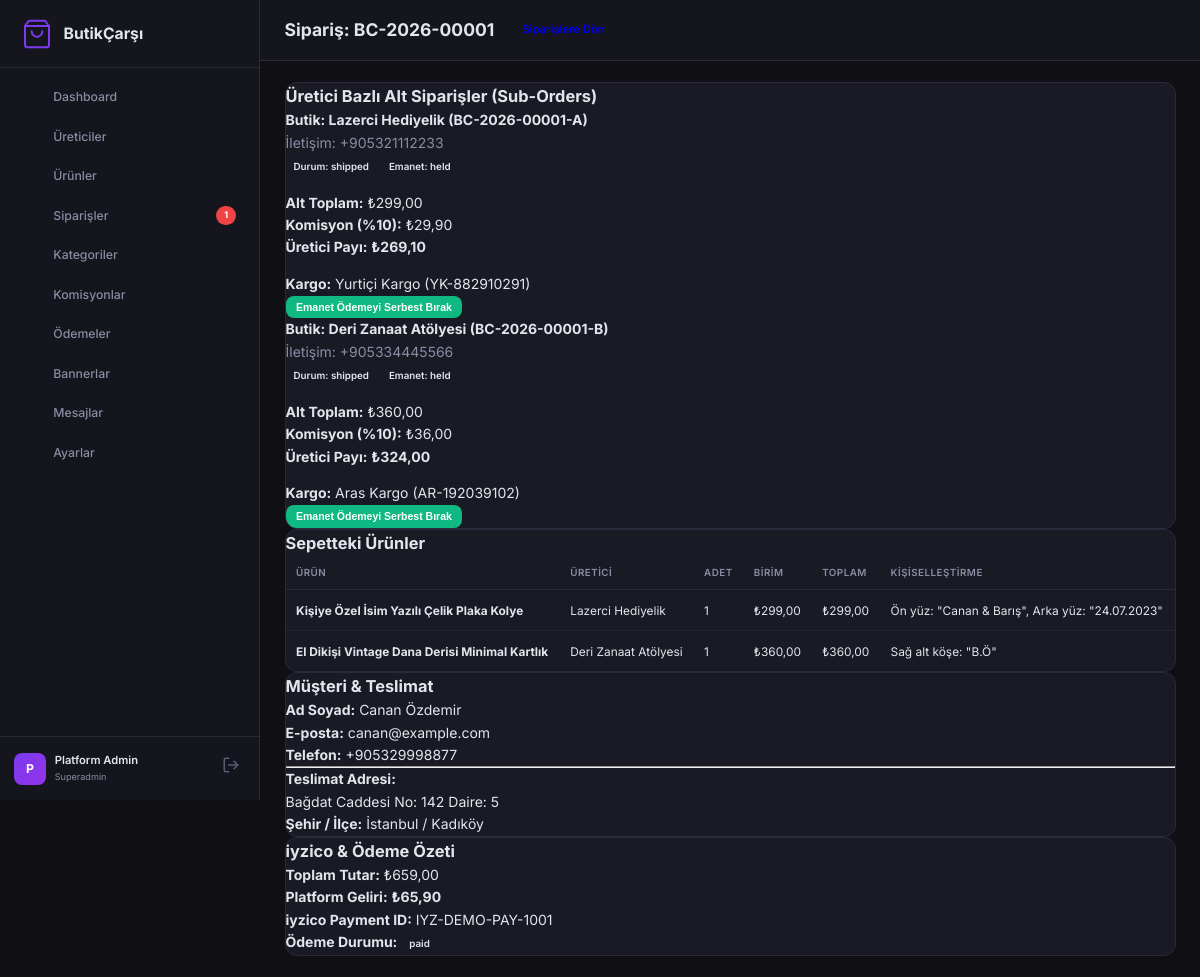
The page /panel/admin/order-detail.php?id=1 (signed in) on the database its author committed.
### tables this page shows
CREATE TABLE IF NOT EXISTS orders (
    id INT AUTO_INCREMENT PRIMARY KEY,
    order_number VARCHAR(50) NOT NULL UNIQUE,
    customer_name VARCHAR(255) NOT NULL,
    customer_email VARCHAR(255) NOT NULL,
    customer_phone VARCHAR(50),
    customer_note TEXT,
    shipping_address TEXT NOT NULL,
    shipping_city VARCHAR(100),
    shipping_district VARCHAR(100),
    shipping_zip VARCHAR(20),
    billing_address TEXT,
    subtotal DECIMAL(10,2) NOT NULL,
    shipping_total DECIMAL(10,2) DEFAULT 0,
    commission_total DECIMAL(10,2) DEFAULT 0,
    discount_total DECIMAL(10,2) DEFAULT 0,
    grand_total DECIMAL(10,2) NOT NULL,
    currency VARCHAR(3) DEFAULT 'TRY',
    iyzico_payment_id VARCHAR(100),
    iyzico_conversation_id VARCHAR(100),
    iyzico_fraud_status VARCHAR(50),
    iyzico_token VARCHAR(255),
    status ENUM('pending','paid','processing','partially_shipped','shipped','delivered','cancelled','refunded') DEFAULT 'pending',
    payment_status ENUM('pending','paid','failed','refunded','held') DEFAULT 'pending',
    ip_address VARCHAR(45),
    created_at TIMESTAMP DEFAULT CURRENT_TIMESTAMP,
    updated_at TIMESTAMP DEFAULT CURRENT_TIMESTAMP ON UPDATE CURRENT_TIMESTAMP,
    INDEX idx_order_status (status),
    INDEX idx_order_payment (payment_status),
    INDEX idx_order_date (created_at)
);

CREATE TABLE IF NOT EXISTS order_sub_orders (
    id INT AUTO_INCREMENT PRIMARY KEY,
    order_id INT NOT NULL,
    producer_id INT NOT NULL,
    sub_order_number VARCHAR(50) NOT NULL,
    subtotal DECIMAL(10,2) NOT NULL,
    shipping_cost DECIMAL(10,2) DEFAULT 0,
    commission_amount DECIMAL(10,2) NOT NULL,
    producer_earning DECIMAL(10,2) NOT NULL,
    shipping_provider VARCHAR(100),
    tracking_number VARCHAR(100),
    shipped_at TIMESTAMP NULL,
    delivered_at TIMESTAMP NULL,
    status ENUM('pending','processing','shipped','delivered','cancelled','refunded') DEFAULT 'pending',
    payout_status ENUM('held','released','paid','disputed') DEFAULT 'held',
    payout_released_at TIMESTAMP NULL,
    payout_paid_at TIMESTAMP NULL,
    producer_notified_at TIMESTAMP NULL,
    customer_notified_at TIMESTAMP NULL,
    created_at TIMESTAMP DEFAULT CURRENT_TIMESTAMP,
    updated_at TIMESTAMP DEFAULT CURRENT_TIMESTAMP ON UPDATE CURRENT_TIMESTAMP,
    FOREIGN KEY (order_id) REFERENCES orders(id) ON DELETE CASCADE,
    FOREIGN KEY (producer_id) REFERENCES producers(id) ON DELETE CASCADE,
    UNIQUE KEY uq_sub_order (order_id, producer_id),
    INDEX idx_suborder_producer (producer_id),
    INDEX idx_suborder_payout (payout_status)
);

CREATE TABLE IF NOT EXISTS producers (
    id INT AUTO_INCREMENT PRIMARY KEY,
    slug VARCHAR(255) NOT NULL UNIQUE,
    brand_name VARCHAR(255) NOT NULL,
    owner_name VARCHAR(255) NOT NULL,
    email VARCHAR(255) NOT NULL UNIQUE,
    phone VARCHAR(50),
    password_hash VARCHAR(255) NOT NULL,
    description TEXT,
    logo_url VARCHAR(500),
    cover_image_url VARCHAR(500),
    city VARCHAR(100),
    district VARCHAR(100),
    instagram_url VARCHAR(500),
    instagram_handle VARCHAR(100),
    tiktok_url VARCHAR(500),
    youtube_url VARCHAR(500),
    website_url VARCHAR(500),
    iban VARCHAR(50),
    bank_name VARCHAR(100),
    tax_number VARCHAR(20),
    tax_office VARCHAR(100),
    identity_number VARCHAR(11),
    iyzico_sub_merchant_key VARCHAR(255),
    iyzico_sub_merchant_type ENUM('PERSONAL','PRIVATE_COMPANY','LIMITED_OR_JOINT_STOCK_COMPANY') DEFAULT 'PERSONAL',
    status ENUM('pending','approved','suspended','rejected') DEFAULT 'pending',
    approval_note TEXT,
    commission_rate DECIMAL(5,2) DEFAULT 10.00,
    is_featured TINYINT(1) DEFAULT 0,
    sort_order INT DEFAULT 0,
    notify_email TINYINT(1) DEFAULT 1,
    notify_whatsapp TINYINT(1) DEFAULT 1,
    whatsapp_number VARCHAR(50),
    approved_at TIMESTAMP NULL,
    last_login TIMESTAMP NULL,
    created_at TIMESTAMP DEFAULT CURRENT_TIMESTAMP,
    updated_at TIMESTAMP DEFAULT CURRENT_TIMESTAMP ON UPDATE CURRENT_TIMESTAMP,
    INDEX idx_producer_status (status),
    INDEX idx_producer_featured (is_featured)
);

CREATE TABLE IF NOT EXISTS order_items (
    id INT AUTO_INCREMENT PRIMARY KEY,
    order_id INT NOT NULL,
    sub_order_id INT NOT NULL,
    product_id INT,
    variant_id INT NULL,
    product_name VARCHAR(500),
    product_image VARCHAR(500),
    producer_name VARCHAR(255),
    quantity INT DEFAULT 1,
    unit_price DECIMAL(10,2),
    total_price DECIMAL(10,2),
    customization_text TEXT,
    FOREIGN KEY (order_id) REFERENCES orders(id) ON DELETE CASCADE,
    FOREIGN KEY (sub_order_id) REFERENCES order_sub_orders(id) ON DELETE CASCADE,
    INDEX idx_oi_order (order_id),
    INDEX idx_oi_suborder (sub_order_id)
);

### panel/core/Database.php (called while the page is built, shortened)
<?php
class Database {
    private static ?PDO $pdo = null;
    public static function connect(): PDO {
        if (self::$pdo !== null) {
            return self::$pdo;
        }
        $connection = Config::get('DB_CONNECTION', 'auto');
        $host       = Config::get('DB_HOST', 'localhost');
        $db         = Config::get('DB_NAME', 'butikcarsi_db');
        $user       = Config::get('DB_USER', 'root');
        $pass       = Config::get('DB_PASS', '');
        $port       = Config::get('DB_PORT', '3306');
        $options = [
            PDO::ATTR_ERRMODE            => PDO::ERRMODE_EXCEPTION,
            PDO::ATTR_DEFAULT_FETCH_MODE => PDO::FETCH_ASSOC,
            PDO::ATTR_EMULATE_PREPARES   => false,
        ];
        if ($connection === 'mysql' || $connection === 'auto') {
            try {
                $dsn = "mysql:host={$host};port={$port};dbname={$db};charset=utf8mb4";
                self::$pdo = new PDO($dsn, $user, $pass, $options);
                return self::$pdo;
            } catch (PDOException $e) {
                if ($e->getCode() == 1049 || strpos($e->getMessage(), 'Unknown database') !== false) {
                    try {
                        $rawPdo = new PDO("mysql:host={$host};port={$port};charset=utf8mb4", $user, $pass, $options);
                        $rawPdo->exec("CREATE DATABASE IF NOT EXISTS `{$db}` CHARACTER SET utf8mb4 COLLATE utf8mb4_unicode_ci");
                        self::$pdo = new PDO("mysql:host={$host};port={$port};dbname={$db};charset=utf8mb4", $user, $pass, $options);
                        self::$driver = 'mysql';
                        self::initializeSchema(self::$pdo, 'mysql');
                        return self::$pdo;
                    } catch (Exception $ex) {
                    }
                }
                if ($connection === 'mysql') {
                    throw new Exception("MySQL Bağlantı Hatası ({$host}/{$db}): " . $e->getMessage());
                }
            }
        }
    }
    public static function query(string $sql, array $params = []): ?array {
        $stmt = self::connect()->prepare($sql);
        $stmt->execute($params);
        $result = $stmt->fetch();
        return $result ?: null;
    }
    public static function queryAll(string $sql, array $params = []): array {
        $stmt = self::connect()->prepare($sql);
        $stmt->execute($params);
        return $stmt->fetchAll();
    }
}

### panel/admin/order-detail.php (the view, shortened to what this page needs)
<?php
require_once __DIR__ . '/includes/header.php';
require_once __DIR__ . '/includes/sidebar.php';
$id = (int)($_GET['id'] ?? 0);
$order = Database::query("SELECT * FROM orders WHERE id = ?", [$id]);
$subOrders = Database::queryAll("
    SELECT so.*, p.brand_name, p.owner_name, p.phone as producer_phone, p.iban as producer_iban
    FROM order_sub_orders so
    JOIN producers p ON so.producer_id = p.id
    WHERE so.order_id = ?
", [$id]);
$items = Database::queryAll("SELECT * FROM order_items WHERE order_id = ?", [$id]);
?>
<main class="admin-main">
    <div class="admin-topbar">
        <h2 class="page-title">Sipariş: <?= htmlspecialchars($order['order_number']) ?></h2>
        <div class="topbar-actions">
            <a href="orders.php" class="btn btn-secondary">Siparişlere Dön</a>
        </div>
    </div>
    <div class="admin-content">
        <div class="grid-3">
            <div class="col-span-2">
                <div class="card mb-4">
                    <h3 class="card-title">Üretici Bazlı Alt Siparişler (Sub-Orders)</h3>
                    <?php foreach ($subOrders as $so): ?>
                        <div class="p-3 border rounded mb-3 bg-light">
                            <div class="d-flex justify-content-between align-items-center mb-2">
                                <div>
                                    <h4 class="m-0">Butik: <strong><?= htmlspecialchars($so['brand_name']) ?></strong> (<?= htmlspecialchars($so['sub_order_number']) ?>)</h4>
                                    <span class="text-muted small">İletişim: <?= htmlspecialchars($so['producer_phone'] ?? '—') ?></span>
                                </div>
                                <div>
                                    <span class="badge badge-info">Durum: <?= htmlspecialchars($so['status']) ?></span>
                                    <span class="badge badge-<?= $so['payout_status'] === 'released' ? 'success' : 'warning' ?>">
                                        Emanet: <?= htmlspecialchars($so['payout_status']) ?>
                                    </span>
                                </div>
                            </div>
                            <div class="grid-3 mb-2 small">
                                <div><strong>Alt Toplam:</strong> ₺<?= number_format($so['subtotal'], 2, ',', '.') ?></div>
                                <div><strong>Komisyon (%10):</strong> ₺<?= number_format($so['commission_amount'], 2, ',', '.') ?></div>
                                <div><strong>Üretici Payı:</strong> <strong class="text-success">₺<?= number_format($so['producer_earning'], 2, ',', '.') ?></strong></div>
                            </div>
                            <div class="d-flex justify-content-between align-items-center mt-2 pt-2 border-top">
                                <div class="small">
                                    <strong>Kargo:</strong> <?= htmlspecialchars($so['shipping_provider'] ?: 'Girilmedi') ?>
                                    (<?= htmlspecialchars($so['tracking_number'] ?: 'Takip No Yok') ?>)
                                </div>
                                <?php if ($so['payout_status'] === 'held'): ?>
                                    <form method="POST" onsubmit="return confirm('Bu alt siparişin ödemesini serbest bırakmak istiyor musunuz?');">
                                        <button type="submit" class="btn btn-sm btn-success">Emanet Ödemeyi Serbest Bırak</button>
                                    </form>
                                <?php endif; ?>
                            </div>
                        </div>
                    <?php endforeach; ?>
                </div>
                <div class="card">
                    <h3 class="card-title">Sepetteki Ürünler</h3>
                    <table class="data-table">
                        <thead>
                            <tr>
                                <th>Ürün</th>
                                <th>Üretici</th>
                                <th>Adet</th>
                                <th>Birim</th>
                                <th>Toplam</th>
                                <th>Kişiselleştirme</th>
                            </tr>
                        </thead>
                        <tbody>
                            <?php foreach ($items as $it): ?>
                                <tr>
                                    <td><strong><?= htmlspecialchars($it['product_name']) ?></strong></td>
                                    <td><?= htmlspecialchars($it['producer_name'] ?? '—') ?></td>
                                    <td><?= $it['quantity'] ?></td>
                                    <td>₺<?= number_format($it['unit_price'], 2, ',', '.') ?></td>
                                    <td>₺<?= number_format($it['total_price'], 2, ',', '.') ?></td>
                                    <td><?= htmlspecialchars($it['customization_text'] ?: '—') ?></td>
                                </tr>
                            <?php endforeach; ?>
                        </tbody>
                    </table>
                </div>
            </div>
            <div>
                <div class="card">
                    <h3 class="card-title">Müşteri & Teslimat</h3>
                    <p><strong>Ad Soyad:</strong> <?= htmlspecialchars($order['customer_name']) ?></p>
                    <p><strong>E-posta:</strong> <?= htmlspecialchars($order['customer_email']) ?></p>
                    <p><strong>Telefon:</strong> <?= htmlspecialchars($order['customer_phone'] ?? '—') ?></p>
                    <hr>
                    <p><strong>Teslimat Adresi:</strong><br><?= nl2br(htmlspecialchars($order['shipping_address'])) ?></p>
                    <p><strong>Şehir / İlçe:</strong> <?= htmlspecialchars($order['shipping_city'] ?? '') ?> / <?= htmlspecialchars($order['shipping_district'] ?? '') ?></p>
                </div>
                <div class="card mt-3">
                    <h3 class="card-title">iyzico & Ödeme Özeti</h3>
                    <p><strong>Toplam Tutar:</strong> ₺<?= number_format($order['grand_total'], 2, ',', '.') ?></p>
                    <p><strong>Platform Geliri:</strong> <strong class="text-success">₺<?= number_format($order['commission_total'], 2, ',', '.') ?></strong></p>
                    <p><strong>iyzico Payment ID:</strong> <?= htmlspecialchars($order['iyzico_payment_id'] ?: 'Simüle Edildi') ?></p>
                    <p><strong>Ödeme Durumu:</strong> <span class="badge badge-success"><?= htmlspecialchars($order['payment_status']) ?></span></p>
                </div>
            </div>
        </div>
    </div>
</main>
<?php require_once __DIR__ . '/includes/footer.php'; ?>

### panel/admin/assets/css/admin.css (style rules this page uses)
* { margin: 0; padding: 0; box-sizing: border-box; }
html { font-size: 14px; }
body { font-family: var(--font); background: var(--bg-body); color: var(--text); line-height: 1.6; }
.admin-main { flex: 1; margin-left: var(--sidebar-width); min-height: 100vh; }
.admin-topbar { display: flex; align-items: center; gap: 1rem; padding: 1rem 1.75rem; border-bottom: 1px solid var(--border); background: var(--bg-sidebar); position: sticky; top: 0; z-index: 50; }
.page-title { font-size: 1.25rem; font-weight: 700; }
.admin-content { padding: 1.5rem 1.75rem; }
.card { background: var(--bg-card); border: 1px solid var(--border); border-radius: var(--radius); overflow: hidden; }
.data-table { width: 100%; border-collapse: collapse; }
.data-table th { text-align: left; padding: 0.625rem 0.75rem; font-size: 0.7rem; font-weight: 600; text-transform: uppercase; letter-spacing: 0.05em; color: var(--text-muted); border-bottom: 1px solid var(--border); }
.data-table td { padding: 0.75rem; border-bottom: 1px solid rgba(42,42,61,0.5); font-size: 0.85rem; vertical-align: middle; }
.data-table tbody tr { transition: var(--transition); }
.data-table tbody tr:last-child td { border-bottom: none; }
.badge { display: inline-flex; align-items: center; padding: 3px 8px; border-radius: 6px; font-size: 0.7rem; font-weight: 600; }
.btn { display: inline-flex; align-items: center; justify-content: center; gap: 0.5rem; padding: 0.5rem 1rem; border-radius: var(--radius-sm); font-size: 0.8rem; font-weight: 600; text-decoration: none; border: none; cursor: pointer; transition: var(--transition); white-space: nowrap; }
.btn-success { background: var(--success); color: white; }
.btn-sm { padding: 0.375rem 0.75rem; font-size: 0.75rem; }
.text-muted { color: var(--text-muted); }
.mt-2 { margin-top: 1rem; }
.mb-2 { margin-bottom: 1rem; }

### rows shown on the page
orders: order_number "BC-2026-00001", customer_name "Canan Özdemir", customer_email "canan@example.com", customer_phone "+905329998877", shipping_address "Bağdat Caddesi No: 142 Daire: 5", shipping_city "İstanbul", shipping_district "Kadıköy", grand_total "659,00", commission_total "65,90", iyzico_payment "IYZ-DEMO-PAY-1001", payment_status "paid"
order_sub_orders: producer.brand_name "Lazerci Hediyelik", sub_order_number "BC-2026-00001-A", producer.phone "+905321112233", status "shipped", payout_status "held", subtotal "299,00", commission_amount "29,90", producer_earning "269,10", shipping_provider "Yurtiçi Kargo", tracking_number "YK-882910291"
order_sub_orders: producer.brand_name "Deri Zanaat Atölyesi", sub_order_number "BC-2026-00001-B", producer.phone "+905334445566", status "shipped", payout_status "held", subtotal "360,00", commission_amount "36,00", producer_earning "324,00", shipping_provider "Aras Kargo", tracking_number "AR-192039102"
order_items: product_name "Kişiye Özel İsim Yazılı Çelik Plaka Kolye", producer_name "Lazerci Hediyelik", quantity "1", unit_price "299,00", total_price "299,00", customization_text "Ön yüz: \"Canan & Barış\", Arka yüz: \"24.07.2023\""
order_items: product_name "El Dikişi Vintage Dana Derisi Minimal Kartlık", producer_name "Deri Zanaat Atölyesi", quantity "1", unit_price "360,00", total_price "360,00", customization_text "Sağ alt köşe: \"B.Ö\""

### other values the page prints
$item['label'] "Dashboard"
$item['label'] "Üreticiler"
$item['label'] "Ürünler"
$item['label'] "Siparişler"
$item['badge'] "1"
$item['label'] "Kategoriler"
$item['label'] "Komisyonlar"
$item['label'] "Ödemeler"
$item['label'] "Bannerlar"
$item['label'] "Mesajlar"
$item['label'] "Ayarlar"
mb_substr($adminName, 0, 1) "P"
$adminName "Platform Admin"
$_SESSION['admin_role'] "Superadmin"
